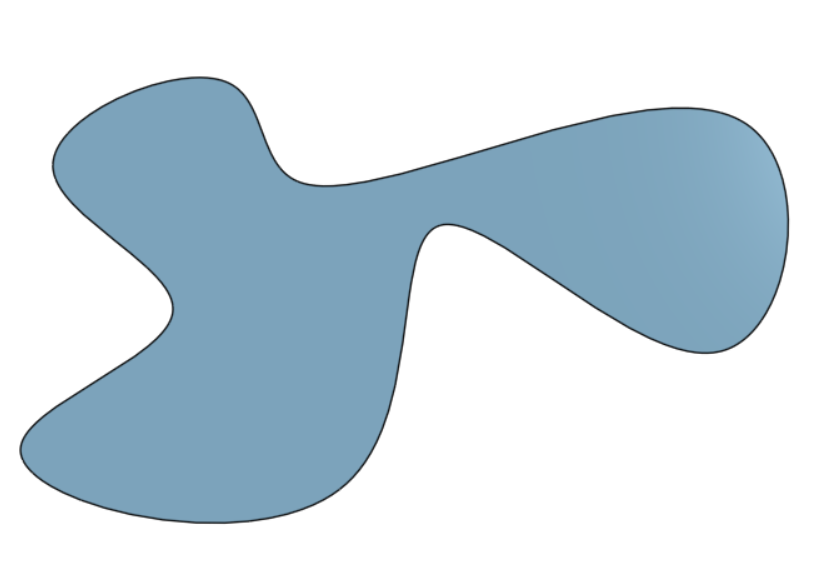
#> input picture weirdShape.png, 823 x 585 px, found by its file name
$ python edgeDisp.py
#> lines starting #> are read from the running program, lines starting #| are printed output that depends on the picture
from PIL import Image
from matplotlib import pyplot as plt
import numpy as np

curImage = Image.open('weirdShape.png', 'r')
#> curImage is the input picture: PIL image 823x585 RGBA; mean R, G, B, A 205.5, 219.8, 228.5, 255

data = list(curImage.getdata())
#> data = 481455 items
width, height = curImage.size
#> width = 823; height = 585

print(width, height)
#| 823 585

getPixel = lambda x, y: data[(height-y-1)*width + x][:3]

centerX = None
centerY = None
step = 10
broken = False
for y in range(height):
    for x in range(width):
        if sum(getPixel(x, y)) < 760:
            centerX = x
            centerY = y
            broken = True
            break
    if broken == True:
        break

print(centerX, centerY)
theta = np.pi * 1.5
thetaStep = (np.pi / 180.0)*5
x = []
y = []
dist = 100*step
while dist > (step*0.75):
    x.append(centerX)
    y.append(centerY)
    curX = round(np.cos(theta)*step + centerX)
    curY = round(np.sin(theta)*step + centerY)
    while(sum(getPixel(curX, curY)) > 760):
        theta += thetaStep
        #print(f'tried ({curX}, {curY}). Did not work')
        curX = round(np.cos(theta)*step + centerX)
        curY = round(np.sin(theta)*step + centerY)
    #print('new coordinate is:', curX, curY)

    dist = ((curX - x[0])**2 + (curY - y[0])**2)**0.5
    centerX = curX
    centerY = curY
    theta += np.pi + np.pi/2

x.append(x[0])
y.append(y[0])

plt.plot(x, y)
plt.gca().axis('equal')
plt.show()
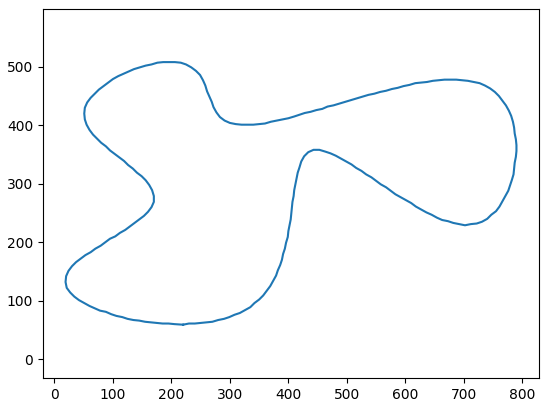
#> figure drawn by matplotlib, 1 panel

$ run again, with intakePlate.png copied over weirdShape.png
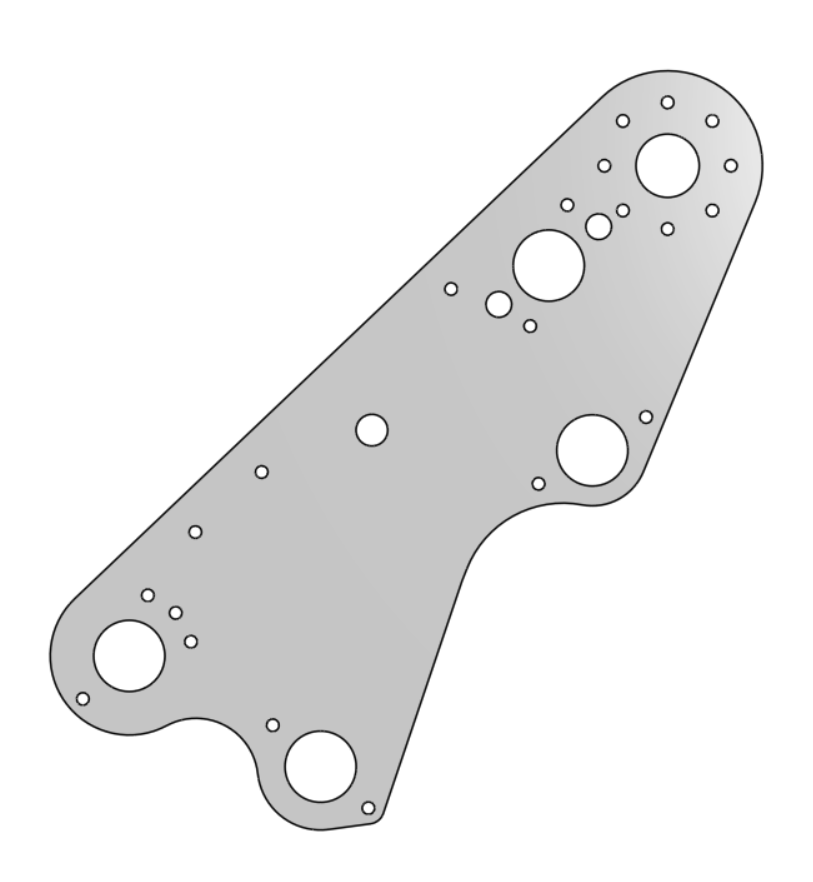
#> input picture intakePlate.png, 813 x 882 px, found by its file name
#> curImage is the input picture: PIL image 813x882 RGBA; mean R, G, B, A 236.9, 236.9, 236.9, 255
#> data = 717066 items
#| 813 882
#> `plt.show()`:
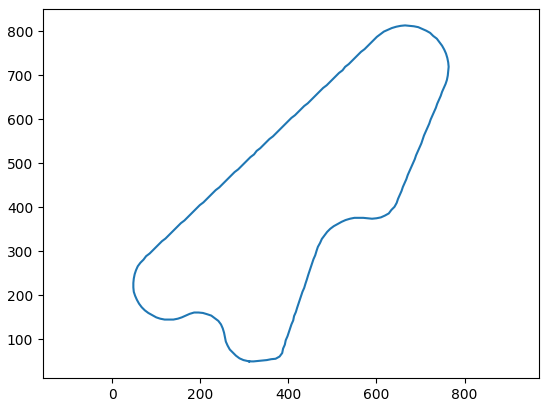
#> figure drawn by matplotlib, 1 panel

$ run again, with otherShooterIdea.png copied over weirdShape.png
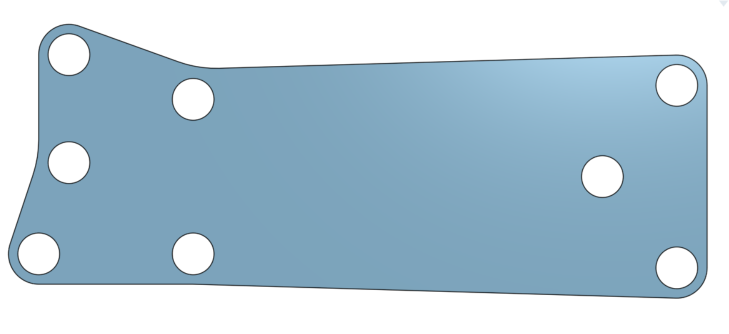
#> input picture otherShooterIdea.png, 1457 x 667 px, found by its file name (shown at 1/2 size)
#> curImage is the input picture: PIL image 1457x667 RGBA; mean R, G, B, A 177.4, 200.9, 215.1, 255
#> data = 971819 items
#| 1457 667
#> `plt.show()`:
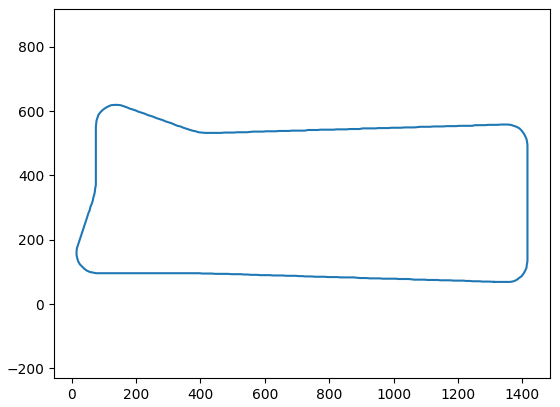
#> figure drawn by matplotlib, 1 panel
